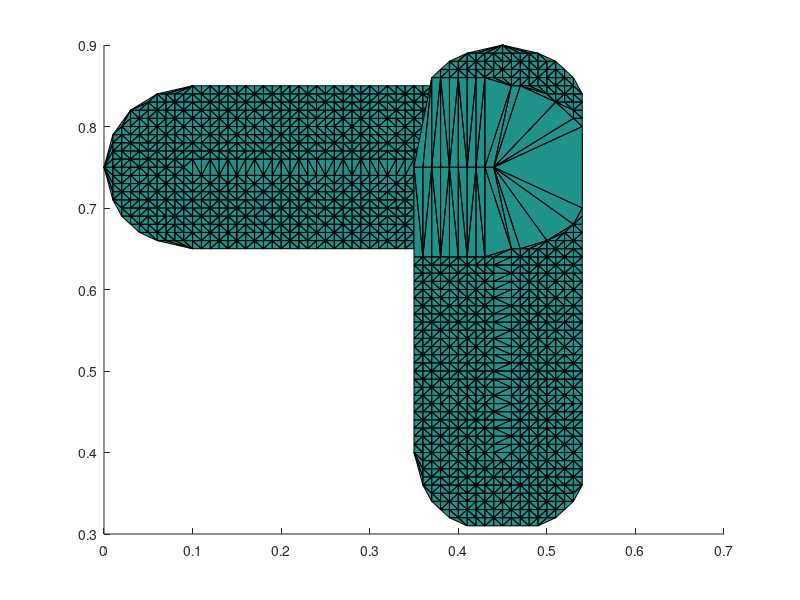

Here is the MATLAB script that generated this plot: (Note: this script raises an error after producing the figure.)
p1 = [0.1 0.75; % Centers of the first puddle
    0.45 0.75];
p2 = [0.45 0.4; % Centers of the second puddle
    0.45 0.8];

radius = 0.1;

% figure, hold all
puddle1 = [];
puddle2 = [];

for x = 0 : 0.01 : 1
    for y = 0 : 0.01 : 1
        
        state = [x; y];
        
        if state(1) > p1(2,1)
            d1 = norm(state' - p1(2,:));
        elseif state(1) < p1(1,1)
            d1 = norm(state' - p1(1,:));
        else
            d1 = abs(state(2) - p1(1,2));
        end
        
        if state(2) > p2(2,2)
            d2 = norm(state' - p2(2,:));
        elseif state(2) < p2(1,2)
            d2 = norm(state' - p2(1,:));
        else
            d2 = abs(state(1) - p2(1,1));
        end
        
        if d1 > 0 && d1 <= radius
            puddle1 = [puddle1; state'];
        elseif d2 > 0 && d2 <= radius
            puddle2 = [puddle2; state'];
        end
        
    end
end

%%
z1 = zeros(size(puddle1,1),1);
z2 = zeros(size(puddle2,1),1);

hold all

tri = delaunay(puddle1(:,1),puddle1(:,2));
trisurf(tri, puddle1(:,1), puddle1(:,2), z1);
tri = delaunay(puddle2(:,1),puddle2(:,2));
trisurf(tri, puddle2(:,1), puddle2(:,2), z2);

alpha(0.7)
light('Position',[-50 -15 29]);
lighting phong
shading interp
    
rectangle('Position',[0.95,0.95,2,2],'FaceColor',[1 .5 .5],'EdgeColor','r',...
    'LineWidth',3)

axis([0 1 0 1])
